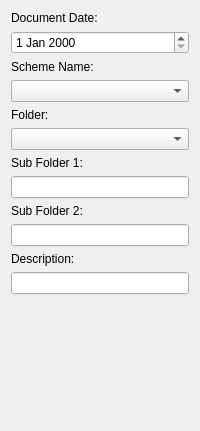
                <widget class="QWidget" name="filing_loc_ssas_flexi_page">
                 <layout class="QVBoxLayout" name="verticalLayout_16">
                  <item>
                   <widget class="QLabel" name="filing_loc_ssas_flexi_doc_date_label">
                    <property name="text">
                     <string>Document Date:</string>
                    </property>
                   </widget>
                  </item>
                  <item>
                   <widget class="QDateEdit" name="filing_loc_ssas_flexi_doc_date"/>
                  </item>
                  <item>
                   <widget class="QLabel" name="filing_loc_ssas_flexi_scheme_name_label">
                    <property name="text">
                     <string>Scheme Name:</string>
                    </property>
                   </widget>
                  </item>
                  <item>
                   <widget class="QComboBox" name="filing_loc_ssas_flexi_scheme_name">
                    <property name="cursor">
                     <cursorShape>PointingHandCursor</cursorShape>
                    </property>
                   </widget>
                  </item>
                  <item>
                   <widget class="QLabel" name="filing_loc_ssas_flexi_folder_label">
                    <property name="text">
                     <string>Folder:</string>
                    </property>
                   </widget>
                  </item>
                  <item>
                   <widget class="QComboBox" name="filing_loc_ssas_flexi_folder">
                    <property name="cursor">
                     <cursorShape>PointingHandCursor</cursorShape>
                    </property>
                   </widget>
                  </item>
                  <item>
                   <widget class="QLabel" name="filing_loc_ssas_flexi_subfolder1_label">
                    <property name="text">
                     <string>Sub Folder 1:</string>
                    </property>
                   </widget>
                  </item>
                  <item>
                   <widget class="QLineEdit" name="filing_loc_ssas_flexi_subfolder1"/>
                  </item>
                  <item>
                   <widget class="QLabel" name="filing_loc_ssas_flexi_subfolder2_label">
                    <property name="text">
                     <string>Sub Folder 2:</string>
                    </property>
                   </widget>
                  </item>
                  <item>
                   <widget class="QLineEdit" name="filing_loc_ssas_flexi_subfolder2"/>
                  </item>
                  <item>
                   <widget class="QLabel" name="filing_loc_ssas_flexi_description_label">
                    <property name="text">
                     <string>Description:</string>
                    </property>
                   </widget>
                  </item>
                  <item>
                   <widget class="QLineEdit" name="filing_loc_ssas_flexi_description"/>
                  </item>
                  <item>
                   <spacer name="verticalSpacer_28">
                    <property name="orientation">
                     <enum>Qt::Vertical</enum>
                    </property>
                    <property name="sizeHint" stdset="0">
                     <size>
                      <width>20</width>
                      <height>126</height>
                     </size>
                    </property>
                   </spacer>
                  </item>
                 </layout>
                </widget>
